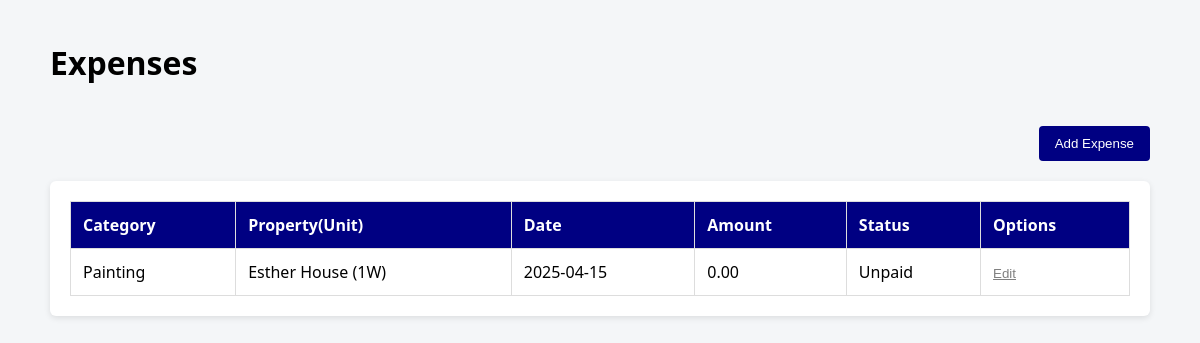
The page /Caretaker/Expenses.php (signed in) on the database its author committed.
### tables this page shows
CREATE TABLE `maintenance` (
  `id` int(11) NOT NULL,
  `shortsummary` varchar(255) NOT NULL,
  `property` varchar(255) NOT NULL,
  `unit` varchar(50) NOT NULL,
  `category` enum('open','ongoing','closed') NOT NULL,
  `expense` decimal(10,2) NOT NULL,
  `date` date NOT NULL,
  `payment_method` varchar(50) NOT NULL DEFAULT 'Cash'
);

### Caretaker/Expenses.php (the view, shortened to what this page needs)
<?php
$conn = new mysqli("localhost", "root", "", "Demo1");
$caretaker_id = $_SESSION['caretaker_id'];
$stmt = $conn->prepare("SELECT property FROM caretaker WHERE id = ?");
$stmt->bind_param("i", $caretaker_id);
$stmt->execute();
$stmt->bind_result($caretaker_property);
$expensesQuery = "
    SELECT
        m.id AS maintenance_id,
        m.shortsummary AS category,
        m.property,
        m.unit,
        m.date,
        m.expense AS amount,
        CASE
            WHEN m.expense > 0 THEN 'Paid'
            ELSE 'Unpaid'
        END AS status
    FROM maintenance m
    LEFT JOIN expenses e ON m.id = e.maintenance_id
    WHERE m.property = ?
";
$stmt = $conn->prepare($expensesQuery);
$stmt->bind_param("s", $caretaker_property);
$stmt->execute();
$expensesResult = $stmt->get_result();
$expenses = [];
while ($row = $expensesResult->fetch_assoc()) {
    $expenses[] = $row;
}
?>
<!DOCTYPE html>
<html lang="en">
<head>
</head>
<body>
<div class="container">
    <h1>Expenses</h1>
    <button class="add-button" onclick="openModal()">Add Expense</button>
    <div class="table-container">
        <table>
            <thead>
                <tr>
                    <th>Category</th>
                    <th>Property(Unit)</th>
                    <th>Date</th>
                    <th>Amount</th>
                    <th>Status</th>
                    <th>Options</th>
                </tr>
            </thead>
            <tbody>
                <?php foreach ($expenses as $expense): ?>
                    <tr>
                        <td><?= htmlspecialchars($expense['category']) ?></td>
                        <td><?= htmlspecialchars($expense['property']) ?> (<?= htmlspecialchars($expense['unit']) ?>)</td>
                        <td><?= htmlspecialchars($expense['date']) ?></td>
                        <td><?= number_format($expense['amount'], 2) ?></td>
                        <td><?= $expense['status'] ?></td>
                        <td>
                            <button class="edit-btn" onclick='editExpense(<?= json_encode($expense) ?>)'>Edit</button>
                        </td>
                    </tr>
                <?php endforeach; ?>
            </tbody>
        </table>
    </div>
</div>
</body>
</html>

### Caretaker/Expenses.php (style rules this page uses)
body { font-family: 'Segoe UI', sans-serif; margin: 0; background-color: #f4f6f8; }
.container { max-width: 1100px; margin: auto; padding: 20px; }
.add-button { background-color: rgb(0,0,130); color: white; padding: 10px 16px; border: none; border-radius: 4px; cursor: pointer; margin: 20px 0; float: right; }
.table-container { background-color: #fff; border-radius: 6px; box-shadow: 0 2px 6px rgba(0, 0, 0, 0.1); padding: 20px; clear: both; }
.table-container table { width: 100%; border-collapse: collapse; }
.table-container th, .table-container td { padding: 12px; border: 1px solid #ddd; text-align: left; }
.table-container th { background-color: rgb(0,0,130); color: white; }
.edit-btn { background: none; color: grey; border: none; text-decoration: underline; cursor: pointer; padding: 0; }

### rows shown on the page
maintenance: shortsummary "Painting", property "Esther House", unit "1W", date "2025-04-15", expense "0.00", status "Unpaid"
